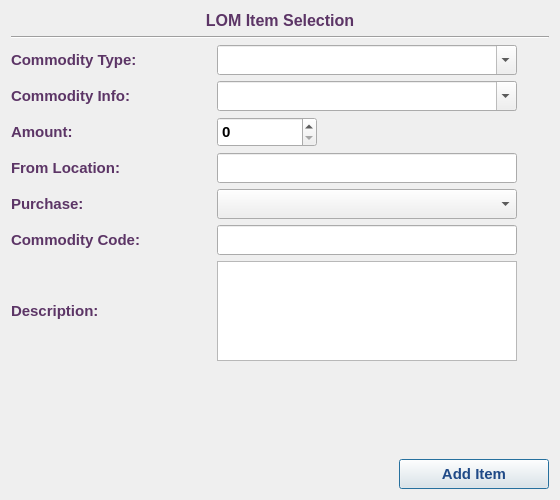
<?xml version="1.0" encoding="UTF-8"?>
<ui version="4.0">
 <class>LomItemDialog</class>
 <widget class="QDialog" name="LomItemDialog">
  <property name="geometry">
   <rect>
    <x>0</x>
    <y>0</y>
    <width>560</width>
    <height>500</height>
   </rect>
  </property>
  <property name="minimumSize">
   <size>
    <width>560</width>
    <height>500</height>
   </size>
  </property>
  <property name="maximumSize">
   <size>
    <width>560</width>
    <height>500</height>
   </size>
  </property>
  <property name="font">
   <font>
    <family>Tahoma</family>
    <pointsize>11</pointsize>
   </font>
  </property>
  <property name="windowTitle">
   <string>LOM Item</string>
  </property>
  <property name="windowIcon">
   <iconset resource="../../../../image.qrc">
    <normaloff>:/Image/list.png</normaloff>:/Image/list.png</iconset>
  </property>
  <layout class="QVBoxLayout" name="verticalLayout">
   <item>
    <widget class="QLabel" name="label">
     <property name="font">
      <font>
       <family>Tahoma</family>
       <pointsize>12</pointsize>
       <weight>75</weight>
       <bold>true</bold>
      </font>
     </property>
     <property name="styleSheet">
      <string notr="true">color: rgb(92, 53, 102);</string>
     </property>
     <property name="text">
      <string>LOM Item Selection</string>
     </property>
     <property name="alignment">
      <set>Qt::AlignCenter</set>
     </property>
    </widget>
   </item>
   <item>
    <widget class="Line" name="line">
     <property name="orientation">
      <enum>Qt::Horizontal</enum>
     </property>
    </widget>
   </item>
   <item>
    <layout class="QHBoxLayout" name="horizontalLayout">
     <item>
      <widget class="QLabel" name="label_2">
       <property name="minimumSize">
        <size>
         <width>200</width>
         <height>30</height>
        </size>
       </property>
       <property name="maximumSize">
        <size>
         <width>200</width>
         <height>30</height>
        </size>
       </property>
       <property name="font">
        <font>
         <family>Tahoma</family>
         <pointsize>11</pointsize>
         <weight>75</weight>
         <bold>true</bold>
        </font>
       </property>
       <property name="styleSheet">
        <string notr="true">color: rgb(92, 53, 102);</string>
       </property>
       <property name="text">
        <string>Commodity Type:</string>
       </property>
      </widget>
     </item>
     <item>
      <widget class="QComboBox" name="commCatCB">
       <property name="minimumSize">
        <size>
         <width>300</width>
         <height>30</height>
        </size>
       </property>
       <property name="maximumSize">
        <size>
         <width>300</width>
         <height>30</height>
        </size>
       </property>
       <property name="font">
        <font>
         <family>Tahoma</family>
         <pointsize>11</pointsize>
         <weight>75</weight>
         <bold>true</bold>
        </font>
       </property>
       <property name="editable">
        <bool>true</bool>
       </property>
      </widget>
     </item>
     <item>
      <spacer name="horizontalSpacer">
       <property name="orientation">
        <enum>Qt::Horizontal</enum>
       </property>
       <property name="sizeHint" stdset="0">
        <size>
         <width>40</width>
         <height>20</height>
        </size>
       </property>
      </spacer>
     </item>
    </layout>
   </item>
   <item>
    <layout class="QHBoxLayout" name="horizontalLayout_2">
     <item>
      <widget class="QLabel" name="label_3">
       <property name="minimumSize">
        <size>
         <width>200</width>
         <height>30</height>
        </size>
       </property>
       <property name="maximumSize">
        <size>
         <width>200</width>
         <height>30</height>
        </size>
       </property>
       <property name="font">
        <font>
         <family>Tahoma</family>
         <pointsize>11</pointsize>
         <weight>75</weight>
         <bold>true</bold>
        </font>
       </property>
       <property name="styleSheet">
        <string notr="true">color: rgb(92, 53, 102);</string>
       </property>
       <property name="text">
        <string>Commodity Info:</string>
       </property>
      </widget>
     </item>
     <item>
      <widget class="QComboBox" name="commCB">
       <property name="minimumSize">
        <size>
         <width>300</width>
         <height>30</height>
        </size>
       </property>
       <property name="maximumSize">
        <size>
         <width>300</width>
         <height>30</height>
        </size>
       </property>
       <property name="font">
        <font>
         <family>Tahoma</family>
         <pointsize>11</pointsize>
         <weight>75</weight>
         <bold>true</bold>
        </font>
       </property>
       <property name="editable">
        <bool>true</bool>
       </property>
      </widget>
     </item>
     <item>
      <spacer name="horizontalSpacer_2">
       <property name="orientation">
        <enum>Qt::Horizontal</enum>
       </property>
       <property name="sizeHint" stdset="0">
        <size>
         <width>40</width>
         <height>20</height>
        </size>
       </property>
      </spacer>
     </item>
    </layout>
   </item>
   <item>
    <layout class="QHBoxLayout" name="horizontalLayout_3">
     <item>
      <widget class="QLabel" name="label_4">
       <property name="minimumSize">
        <size>
         <width>200</width>
         <height>30</height>
        </size>
       </property>
       <property name="maximumSize">
        <size>
         <width>200</width>
         <height>30</height>
        </size>
       </property>
       <property name="font">
        <font>
         <family>Tahoma</family>
         <pointsize>11</pointsize>
         <weight>75</weight>
         <bold>true</bold>
        </font>
       </property>
       <property name="styleSheet">
        <string notr="true">color: rgb(92, 53, 102);</string>
       </property>
       <property name="text">
        <string>Amount:</string>
       </property>
      </widget>
     </item>
     <item>
      <widget class="QSpinBox" name="amountSB">
       <property name="minimumSize">
        <size>
         <width>100</width>
         <height>30</height>
        </size>
       </property>
       <property name="maximumSize">
        <size>
         <width>100</width>
         <height>30</height>
        </size>
       </property>
       <property name="font">
        <font>
         <family>Tahoma</family>
         <pointsize>11</pointsize>
         <weight>75</weight>
         <bold>true</bold>
        </font>
       </property>
       <property name="maximum">
        <number>10000</number>
       </property>
      </widget>
     </item>
     <item>
      <spacer name="horizontalSpacer_3">
       <property name="orientation">
        <enum>Qt::Horizontal</enum>
       </property>
       <property name="sizeHint" stdset="0">
        <size>
         <width>40</width>
         <height>20</height>
        </size>
       </property>
      </spacer>
     </item>
    </layout>
   </item>
   <item>
    <layout class="QHBoxLayout" name="horizontalLayout_4">
     <item>
      <widget class="QLabel" name="label_5">
       <property name="minimumSize">
        <size>
         <width>200</width>
         <height>30</height>
        </size>
       </property>
       <property name="maximumSize">
        <size>
         <width>200</width>
         <height>30</height>
        </size>
       </property>
       <property name="font">
        <font>
         <family>Tahoma</family>
         <pointsize>11</pointsize>
         <weight>75</weight>
         <bold>true</bold>
        </font>
       </property>
       <property name="styleSheet">
        <string notr="true">color: rgb(92, 53, 102);</string>
       </property>
       <property name="text">
        <string>From Location:</string>
       </property>
      </widget>
     </item>
     <item>
      <widget class="QLineEdit" name="locationLE">
       <property name="minimumSize">
        <size>
         <width>300</width>
         <height>30</height>
        </size>
       </property>
       <property name="maximumSize">
        <size>
         <width>300</width>
         <height>30</height>
        </size>
       </property>
       <property name="font">
        <font>
         <family>Tahoma</family>
         <pointsize>11</pointsize>
         <weight>75</weight>
         <bold>true</bold>
        </font>
       </property>
      </widget>
     </item>
     <item>
      <spacer name="horizontalSpacer_4">
       <property name="orientation">
        <enum>Qt::Horizontal</enum>
       </property>
       <property name="sizeHint" stdset="0">
        <size>
         <width>40</width>
         <height>20</height>
        </size>
       </property>
      </spacer>
     </item>
    </layout>
   </item>
   <item>
    <layout class="QHBoxLayout" name="horizontalLayout_5">
     <item>
      <widget class="QLabel" name="label_6">
       <property name="minimumSize">
        <size>
         <width>200</width>
         <height>30</height>
        </size>
       </property>
       <property name="maximumSize">
        <size>
         <width>200</width>
         <height>30</height>
        </size>
       </property>
       <property name="font">
        <font>
         <family>Tahoma</family>
         <pointsize>11</pointsize>
         <weight>75</weight>
         <bold>true</bold>
        </font>
       </property>
       <property name="styleSheet">
        <string notr="true">color: rgb(92, 53, 102);</string>
       </property>
       <property name="text">
        <string>Purchase:</string>
       </property>
      </widget>
     </item>
     <item>
      <widget class="QComboBox" name="purchaseCB">
       <property name="minimumSize">
        <size>
         <width>300</width>
         <height>30</height>
        </size>
       </property>
       <property name="maximumSize">
        <size>
         <width>300</width>
         <height>30</height>
        </size>
       </property>
       <property name="font">
        <font>
         <family>Tahoma</family>
         <pointsize>11</pointsize>
         <weight>75</weight>
         <bold>true</bold>
        </font>
       </property>
      </widget>
     </item>
     <item>
      <spacer name="horizontalSpacer_5">
       <property name="orientation">
        <enum>Qt::Horizontal</enum>
       </property>
       <property name="sizeHint" stdset="0">
        <size>
         <width>40</width>
         <height>20</height>
        </size>
       </property>
      </spacer>
     </item>
    </layout>
   </item>
   <item>
    <layout class="QHBoxLayout" name="horizontalLayout_6">
     <item>
      <widget class="QLabel" name="label_7">
       <property name="minimumSize">
        <size>
         <width>200</width>
         <height>30</height>
        </size>
       </property>
       <property name="maximumSize">
        <size>
         <width>200</width>
         <height>30</height>
        </size>
       </property>
       <property name="font">
        <font>
         <family>Tahoma</family>
         <pointsize>11</pointsize>
         <weight>75</weight>
         <bold>true</bold>
        </font>
       </property>
       <property name="styleSheet">
        <string notr="true">color: rgb(92, 53, 102);</string>
       </property>
       <property name="text">
        <string>Commodity Code:</string>
       </property>
      </widget>
     </item>
     <item>
      <widget class="QLineEdit" name="codeLE">
       <property name="minimumSize">
        <size>
         <width>300</width>
         <height>30</height>
        </size>
       </property>
       <property name="maximumSize">
        <size>
         <width>300</width>
         <height>30</height>
        </size>
       </property>
       <property name="font">
        <font>
         <family>Tahoma</family>
         <pointsize>11</pointsize>
         <weight>75</weight>
         <bold>true</bold>
        </font>
       </property>
      </widget>
     </item>
     <item>
      <spacer name="horizontalSpacer_6">
       <property name="orientation">
        <enum>Qt::Horizontal</enum>
       </property>
       <property name="sizeHint" stdset="0">
        <size>
         <width>40</width>
         <height>20</height>
        </size>
       </property>
      </spacer>
     </item>
    </layout>
   </item>
   <item>
    <layout class="QHBoxLayout" name="horizontalLayout_7">
     <item>
      <widget class="QLabel" name="label_8">
       <property name="minimumSize">
        <size>
         <width>200</width>
         <height>30</height>
        </size>
       </property>
       <property name="maximumSize">
        <size>
         <width>200</width>
         <height>30</height>
        </size>
       </property>
       <property name="font">
        <font>
         <family>Tahoma</family>
         <pointsize>11</pointsize>
         <weight>75</weight>
         <bold>true</bold>
        </font>
       </property>
       <property name="styleSheet">
        <string notr="true">color: rgb(92, 53, 102);</string>
       </property>
       <property name="text">
        <string>Description:</string>
       </property>
      </widget>
     </item>
     <item>
      <widget class="QTextEdit" name="descTE">
       <property name="minimumSize">
        <size>
         <width>300</width>
         <height>100</height>
        </size>
       </property>
       <property name="maximumSize">
        <size>
         <width>300</width>
         <height>100</height>
        </size>
       </property>
       <property name="font">
        <font>
         <family>Tahoma</family>
         <pointsize>11</pointsize>
         <weight>75</weight>
         <bold>true</bold>
        </font>
       </property>
      </widget>
     </item>
     <item>
      <spacer name="horizontalSpacer_7">
       <property name="orientation">
        <enum>Qt::Horizontal</enum>
       </property>
       <property name="sizeHint" stdset="0">
        <size>
         <width>40</width>
         <height>20</height>
        </size>
       </property>
      </spacer>
     </item>
    </layout>
   </item>
   <item>
    <spacer name="verticalSpacer">
     <property name="orientation">
      <enum>Qt::Vertical</enum>
     </property>
     <property name="sizeHint" stdset="0">
      <size>
       <width>20</width>
       <height>101</height>
      </size>
     </property>
    </spacer>
   </item>
   <item>
    <layout class="QHBoxLayout" name="horizontalLayout_8">
     <item>
      <spacer name="horizontalSpacer_8">
       <property name="orientation">
        <enum>Qt::Horizontal</enum>
       </property>
       <property name="sizeHint" stdset="0">
        <size>
         <width>40</width>
         <height>20</height>
        </size>
       </property>
      </spacer>
     </item>
     <item>
      <widget class="QPushButton" name="okBtn">
       <property name="minimumSize">
        <size>
         <width>150</width>
         <height>30</height>
        </size>
       </property>
       <property name="maximumSize">
        <size>
         <width>150</width>
         <height>30</height>
        </size>
       </property>
       <property name="font">
        <font>
         <family>Tahoma</family>
         <pointsize>11</pointsize>
         <weight>75</weight>
         <bold>true</bold>
        </font>
       </property>
       <property name="styleSheet">
        <string notr="true">color: rgb(32, 74, 135);</string>
       </property>
       <property name="text">
        <string>Add Item</string>
       </property>
      </widget>
     </item>
    </layout>
   </item>
  </layout>
 </widget>
 <resources>
  <include location="../../../../image.qrc"/>
 </resources>
 <connections/>
</ui>
